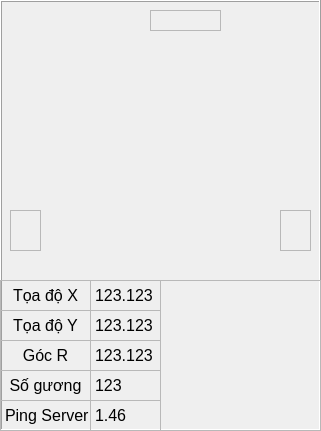
    <widget class="QFrame" name="fr_agv">
     <property name="geometry">
      <rect>
       <x>0</x>
       <y>0</y>
       <width>321</width>
       <height>431</height>
      </rect>
     </property>
     <property name="autoFillBackground">
      <bool>true</bool>
     </property>
     <property name="frameShape">
      <enum>QFrame::Box</enum>
     </property>
     <property name="frameShadow">
      <enum>QFrame::Raised</enum>
     </property>
     <widget class="QLabel" name="lbc_safety1">
      <property name="geometry">
       <rect>
        <x>280</x>
        <y>210</y>
        <width>31</width>
        <height>41</height>
       </rect>
      </property>
      <property name="autoFillBackground">
       <bool>true</bool>
      </property>
      <property name="frameShape">
       <enum>QFrame::StyledPanel</enum>
      </property>
      <property name="lineWidth">
       <number>1</number>
      </property>
      <property name="midLineWidth">
       <number>0</number>
      </property>
      <property name="text">
       <string/>
      </property>
      <property name="scaledContents">
       <bool>false</bool>
      </property>
      <property name="wordWrap">
       <bool>false</bool>
      </property>
      <property name="openExternalLinks">
       <bool>false</bool>
      </property>
     </widget>
     <widget class="QLabel" name="lbc_safety0">
      <property name="geometry">
       <rect>
        <x>150</x>
        <y>10</y>
        <width>71</width>
        <height>21</height>
       </rect>
      </property>
      <property name="autoFillBackground">
       <bool>true</bool>
      </property>
      <property name="frameShape">
       <enum>QFrame::StyledPanel</enum>
      </property>
      <property name="lineWidth">
       <number>1</number>
      </property>
      <property name="midLineWidth">
       <number>0</number>
      </property>
      <property name="text">
       <string/>
      </property>
      <property name="scaledContents">
       <bool>false</bool>
      </property>
      <property name="wordWrap">
       <bool>false</bool>
      </property>
      <property name="openExternalLinks">
       <bool>false</bool>
      </property>
     </widget>
     <widget class="QLabel" name="lb_agv">
      <property name="geometry">
       <rect>
        <x>45</x>
        <y>30</y>
        <width>231</width>
        <height>251</height>
       </rect>
      </property>
      <property name="autoFillBackground">
       <bool>false</bool>
      </property>
      <property name="frameShape">
       <enum>QFrame::NoFrame</enum>
      </property>
      <property name="lineWidth">
       <number>1</number>
      </property>
      <property name="midLineWidth">
       <number>0</number>
      </property>
      <property name="text">
       <string/>
      </property>
      <property name="pixmap">
       <pixmap>agv.png</pixmap>
      </property>
      <property name="scaledContents">
       <bool>true</bool>
      </property>
      <property name="wordWrap">
       <bool>false</bool>
      </property>
      <property name="openExternalLinks">
       <bool>false</bool>
      </property>
     </widget>
     <widget class="QLabel" name="lbc_safety2">
      <property name="geometry">
       <rect>
        <x>10</x>
        <y>210</y>
        <width>31</width>
        <height>41</height>
       </rect>
      </property>
      <property name="autoFillBackground">
       <bool>true</bool>
      </property>
      <property name="frameShape">
       <enum>QFrame::StyledPanel</enum>
      </property>
      <property name="lineWidth">
       <number>1</number>
      </property>
      <property name="midLineWidth">
       <number>0</number>
      </property>
      <property name="text">
       <string/>
      </property>
      <property name="scaledContents">
       <bool>false</bool>
      </property>
      <property name="wordWrap">
       <bool>false</bool>
      </property>
      <property name="openExternalLinks">
       <bool>false</bool>
      </property>
     </widget>
     <widget class="QFrame" name="frame">
      <property name="geometry">
       <rect>
        <x>0</x>
        <y>280</y>
        <width>321</width>
        <height>151</height>
       </rect>
      </property>
      <property name="frameShape">
       <enum>QFrame::StyledPanel</enum>
      </property>
      <property name="frameShadow">
       <enum>QFrame::Raised</enum>
      </property>
      <widget class="QLabel" name="lb_coordinates_x">
       <property name="geometry">
        <rect>
         <x>0</x>
         <y>0</y>
         <width>91</width>
         <height>31</height>
        </rect>
       </property>
       <property name="font">
        <font>
         <pointsize>12</pointsize>
        </font>
       </property>
       <property name="autoFillBackground">
        <bool>false</bool>
       </property>
       <property name="frameShape">
        <enum>QFrame::StyledPanel</enum>
       </property>
       <property name="lineWidth">
        <number>1</number>
       </property>
       <property name="midLineWidth">
        <number>0</number>
       </property>
       <property name="text">
        <string>Tọa độ X</string>
       </property>
       <property name="scaledContents">
        <bool>false</bool>
       </property>
       <property name="alignment">
        <set>Qt::AlignCenter</set>
       </property>
       <property name="wordWrap">
        <bool>false</bool>
       </property>
       <property name="openExternalLinks">
        <bool>false</bool>
       </property>
      </widget>
      <widget class="QLabel" name="lbv_coordinates_x">
       <property name="geometry">
        <rect>
         <x>90</x>
         <y>0</y>
         <width>71</width>
         <height>31</height>
        </rect>
       </property>
       <property name="font">
        <font>
         <pointsize>12</pointsize>
        </font>
       </property>
       <property name="autoFillBackground">
        <bool>false</bool>
       </property>
       <property name="frameShape">
        <enum>QFrame::StyledPanel</enum>
       </property>
       <property name="lineWidth">
        <number>1</number>
       </property>
       <property name="midLineWidth">
        <number>0</number>
       </property>
       <property name="text">
        <string>123.123</string>
       </property>
       <property name="scaledContents">
        <bool>false</bool>
       </property>
       <property name="alignment">
        <set>Qt::AlignLeading|Qt::AlignLeft|Qt::AlignVCenter</set>
       </property>
       <property name="wordWrap">
        <bool>false</bool>
       </property>
       <property name="openExternalLinks">
        <bool>false</bool>
       </property>
      </widget>
      <widget class="QLabel" name="lb_coordinates_y">
       <property name="geometry">
        <rect>
         <x>0</x>
         <y>30</y>
         <width>91</width>
         <height>31</height>
        </rect>
       </property>
       <property name="font">
        <font>
         <pointsize>12</pointsize>
        </font>
       </property>
       <property name="autoFillBackground">
        <bool>false</bool>
       </property>
       <property name="frameShape">
        <enum>QFrame::StyledPanel</enum>
       </property>
       <property name="lineWidth">
        <number>1</number>
       </property>
       <property name="midLineWidth">
        <number>0</number>
       </property>
       <property name="text">
        <string>Tọa độ Y</string>
       </property>
       <property name="scaledContents">
        <bool>false</bool>
       </property>
       <property name="alignment">
        <set>Qt::AlignCenter</set>
       </property>
       <property name="wordWrap">
        <bool>false</bool>
       </property>
       <property name="openExternalLinks">
        <bool>false</bool>
       </property>
      </widget>
      <widget class="QLabel" name="lbv_coordinates_y">
       <property name="geometry">
        <rect>
         <x>90</x>
         <y>30</y>
         <width>71</width>
         <height>31</height>
        </rect>
       </property>
       <property name="font">
        <font>
         <pointsize>12</pointsize>
        </font>
       </property>
       <property name="autoFillBackground">
        <bool>false</bool>
       </property>
       <property name="frameShape">
        <enum>QFrame::StyledPanel</enum>
       </property>
       <property name="lineWidth">
        <number>1</number>
       </property>
       <property name="midLineWidth">
        <number>0</number>
       </property>
       <property name="text">
        <string>123.123</string>
       </property>
       <property name="scaledContents">
        <bool>false</bool>
       </property>
       <property name="alignment">
        <set>Qt::AlignLeading|Qt::AlignLeft|Qt::AlignVCenter</set>
       </property>
       <property name="wordWrap">
        <bool>false</bool>
       </property>
       <property name="openExternalLinks">
        <bool>false</bool>
       </property>
      </widget>
      <widget class="QLabel" name="lb_coordinates_r">
       <property name="geometry">
        <rect>
         <x>0</x>
         <y>60</y>
         <width>91</width>
         <height>31</height>
        </rect>
       </property>
       <property name="font">
        <font>
         <pointsize>12</pointsize>
        </font>
       </property>
       <property name="autoFillBackground">
        <bool>false</bool>
       </property>
       <property name="frameShape">
        <enum>QFrame::StyledPanel</enum>
       </property>
       <property name="lineWidth">
        <number>1</number>
       </property>
       <property name="midLineWidth">
        <number>0</number>
       </property>
       <property name="text">
        <string>Góc R</string>
       </property>
       <property name="scaledContents">
        <bool>false</bool>
       </property>
       <property name="alignment">
        <set>Qt::AlignCenter</set>
       </property>
       <property name="wordWrap">
        <bool>false</bool>
       </property>
       <property name="openExternalLinks">
        <bool>false</bool>
       </property>
      </widget>
      <widget class="QLabel" name="lbv_coordinates_r">
       <property name="geometry">
        <rect>
         <x>90</x>
         <y>60</y>
         <width>71</width>
         <height>31</height>
        </rect>
       </property>
       <property name="font">
        <font>
         <pointsize>12</pointsize>
        </font>
       </property>
       <property name="autoFillBackground">
        <bool>false</bool>
       </property>
       <property name="frameShape">
        <enum>QFrame::StyledPanel</enum>
       </property>
       <property name="lineWidth">
        <number>1</number>
       </property>
       <property name="midLineWidth">
        <number>0</number>
       </property>
       <property name="text">
        <string>123.123</string>
       </property>
       <property name="scaledContents">
        <bool>false</bool>
       </property>
       <property name="alignment">
        <set>Qt::AlignLeading|Qt::AlignLeft|Qt::AlignVCenter</set>
       </property>
       <property name="wordWrap">
        <bool>false</bool>
       </property>
       <property name="openExternalLinks">
        <bool>false</bool>
       </property>
      </widget>
      <widget class="QLabel" name="lbv_numberReflector">
       <property name="geometry">
        <rect>
         <x>90</x>
         <y>90</y>
         <width>71</width>
         <height>31</height>
        </rect>
       </property>
       <property name="font">
        <font>
         <pointsize>12</pointsize>
        </font>
       </property>
       <property name="autoFillBackground">
        <bool>false</bool>
       </property>
       <property name="frameShape">
        <enum>QFrame::StyledPanel</enum>
       </property>
       <property name="lineWidth">
        <number>1</number>
       </property>
       <property name="midLineWidth">
        <number>0</number>
       </property>
       <property name="text">
        <string>123</string>
       </property>
       <property name="scaledContents">
        <bool>false</bool>
       </property>
       <property name="alignment">
        <set>Qt::AlignLeading|Qt::AlignLeft|Qt::AlignVCenter</set>
       </property>
       <property name="wordWrap">
        <bool>false</bool>
       </property>
       <property name="openExternalLinks">
        <bool>false</bool>
       </property>
      </widget>
      <widget class="QLabel" name="lb_numbeReflector">
       <property name="geometry">
        <rect>
         <x>0</x>
         <y>90</y>
         <width>91</width>
         <height>31</height>
        </rect>
       </property>
       <property name="font">
        <font>
         <pointsize>12</pointsize>
        </font>
       </property>
       <property name="autoFillBackground">
        <bool>false</bool>
       </property>
       <property name="frameShape">
        <enum>QFrame::StyledPanel</enum>
       </property>
       <property name="lineWidth">
        <number>1</number>
       </property>
       <property name="midLineWidth">
        <number>0</number>
       </property>
       <property name="text">
        <string>Số gương</string>
       </property>
       <property name="scaledContents">
        <bool>false</bool>
       </property>
       <property name="alignment">
        <set>Qt::AlignCenter</set>
       </property>
       <property name="wordWrap">
        <bool>false</bool>
       </property>
       <property name="openExternalLinks">
        <bool>false</bool>
       </property>
      </widget>
      <widget class="QLabel" name="lb_pingServer">
       <property name="geometry">
        <rect>
         <x>0</x>
         <y>120</y>
         <width>91</width>
         <height>31</height>
        </rect>
       </property>
       <property name="font">
        <font>
         <pointsize>12</pointsize>
        </font>
       </property>
       <property name="autoFillBackground">
        <bool>false</bool>
       </property>
       <property name="frameShape">
        <enum>QFrame::StyledPanel</enum>
       </property>
       <property name="lineWidth">
        <number>1</number>
       </property>
       <property name="midLineWidth">
        <number>0</number>
       </property>
       <property name="text">
        <string>Ping Server</string>
       </property>
       <property name="scaledContents">
        <bool>false</bool>
       </property>
       <property name="wordWrap">
        <bool>false</bool>
       </property>
       <property name="openExternalLinks">
        <bool>false</bool>
       </property>
      </widget>
      <widget class="QLabel" name="lbv_pingServer">
       <property name="geometry">
        <rect>
         <x>90</x>
         <y>120</y>
         <width>71</width>
         <height>31</height>
        </rect>
       </property>
       <property name="font">
        <font>
         <pointsize>12</pointsize>
        </font>
       </property>
       <property name="autoFillBackground">
        <bool>false</bool>
       </property>
       <property name="frameShape">
        <enum>QFrame::StyledPanel</enum>
       </property>
       <property name="lineWidth">
        <number>1</number>
       </property>
       <property name="midLineWidth">
        <number>0</number>
       </property>
       <property name="text">
        <string>1.46</string>
       </property>
       <property name="scaledContents">
        <bool>false</bool>
       </property>
       <property name="alignment">
        <set>Qt::AlignLeading|Qt::AlignLeft|Qt::AlignVCenter</set>
       </property>
       <property name="wordWrap">
        <bool>false</bool>
       </property>
       <property name="openExternalLinks">
        <bool>false</bool>
       </property>
      </widget>
     </widget>
     <zorder>frame</zorder>
     <zorder>lbc_safety1</zorder>
     <zorder>lbc_safety0</zorder>
     <zorder>lb_agv</zorder>
     <zorder>lbc_safety2</zorder>
    </widget>
